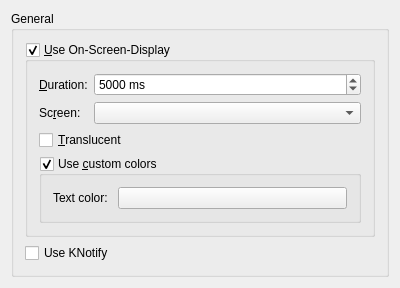
<?xml version="1.0" encoding="UTF-8"?>
<ui version="4.0">
 <class>OsdConfig</class>
 <widget class="QWidget" name="OsdConfig">
  <property name="geometry">
   <rect>
    <x>0</x>
    <y>0</y>
    <width>400</width>
    <height>280</height>
   </rect>
  </property>
  <layout class="QGridLayout" name="gridLayout_2">
   <item row="1" column="0">
    <spacer name="verticalSpacer">
     <property name="orientation">
      <enum>Qt::Vertical</enum>
     </property>
     <property name="sizeHint" stdset="0">
      <size>
       <width>20</width>
       <height>0</height>
      </size>
     </property>
    </spacer>
   </item>
   <item row="0" column="0">
    <widget class="QGroupBox" name="groupBox">
     <property name="title">
      <string>General</string>
     </property>
     <layout class="QGridLayout" name="gridLayout_5">
      <item row="0" column="0">
       <widget class="QGroupBox" name="kcfg_OsdEnabled">
        <property name="whatsThis">
         <string>Check to enable the On-Screen-Display. The OSD briefly displays track data when a new track is played.</string>
        </property>
        <property name="title">
         <string>&amp;Use On-Screen-Display</string>
        </property>
        <property name="flat">
         <bool>true</bool>
        </property>
        <property name="checkable">
         <bool>true</bool>
        </property>
        <layout class="QGridLayout" name="gridLayout_3">
         <item row="1" column="0">
          <layout class="QGridLayout" name="gridLayout">
           <item row="0" column="0">
            <widget class="QLabel" name="textLabel1">
             <property name="text">
              <string>&amp;Duration:</string>
             </property>
             <property name="wordWrap">
              <bool>false</bool>
             </property>
             <property name="buddy">
              <cstring>kcfg_OsdDuration</cstring>
             </property>
            </widget>
           </item>
           <item row="0" column="1">
            <widget class="QSpinBox" name="kcfg_OsdDuration">
             <property name="sizePolicy">
              <sizepolicy hsizetype="Minimum" vsizetype="Fixed">
               <horstretch>2</horstretch>
               <verstretch>0</verstretch>
              </sizepolicy>
             </property>
             <property name="toolTip">
              <string>The time in milliseconds for which to show the OSD. The value must be between 500 ms and 10000 ms.</string>
             </property>
             <property name="whatsThis">
              <string>The time in milliseconds for which to show the OSD. The value must be between 500 ms and 10000 ms.</string>
             </property>
             <property name="buttonSymbols">
              <enum>QAbstractSpinBox::UpDownArrows</enum>
             </property>
             <property name="specialValueText">
              <string>Forever</string>
             </property>
             <property name="suffix">
              <string> ms</string>
             </property>
             <property name="minimum">
              <number>0</number>
             </property>
             <property name="maximum">
              <number>600000</number>
             </property>
             <property name="singleStep">
              <number>1000</number>
             </property>
             <property name="value">
              <number>5000</number>
             </property>
            </widget>
           </item>
           <item row="1" column="0">
            <widget class="QLabel" name="textLabel2_3">
             <property name="text">
              <string>Sc&amp;reen:</string>
             </property>
             <property name="wordWrap">
              <bool>false</bool>
             </property>
             <property name="buddy">
              <cstring>kcfg_OsdScreen</cstring>
             </property>
            </widget>
           </item>
           <item row="1" column="1">
            <widget class="KComboBox" name="kcfg_OsdScreen">
             <property name="sizePolicy">
              <sizepolicy hsizetype="Minimum" vsizetype="Fixed">
               <horstretch>2</horstretch>
               <verstretch>0</verstretch>
              </sizepolicy>
             </property>
             <property name="toolTip">
              <string>The screen that should display the OSD.</string>
             </property>
             <property name="whatsThis">
              <string>The screen that should display the OSD.</string>
             </property>
            </widget>
           </item>
          </layout>
         </item>
         <item row="3" column="0">
          <widget class="QGroupBox" name="kcfg_OsdUseCustomColors">
           <property name="enabled">
            <bool>true</bool>
           </property>
           <property name="sizePolicy">
            <sizepolicy hsizetype="Preferred" vsizetype="Maximum">
             <horstretch>0</horstretch>
             <verstretch>0</verstretch>
            </sizepolicy>
           </property>
           <property name="whatsThis">
            <string>Check to enable custom colors for the On-Screen-Display.</string>
           </property>
           <property name="title">
            <string>Use &amp;custom colors</string>
           </property>
           <property name="flat">
            <bool>true</bool>
           </property>
           <property name="checkable">
            <bool>true</bool>
           </property>
           <layout class="QHBoxLayout" name="horizontalLayout">
            <item>
             <widget class="QLabel" name="textLabel2">
              <property name="sizePolicy">
               <sizepolicy hsizetype="Maximum" vsizetype="Preferred">
                <horstretch>1</horstretch>
                <verstretch>0</verstretch>
               </sizepolicy>
              </property>
              <property name="minimumSize">
               <size>
                <width>59</width>
                <height>0</height>
               </size>
              </property>
              <property name="whatsThis">
               <string>The color of the OSD text.</string>
              </property>
              <property name="text">
               <string>Text color:</string>
              </property>
              <property name="wordWrap">
               <bool>false</bool>
              </property>
             </widget>
            </item>
            <item>
             <widget class="KColorButton" name="kcfg_OsdTextColor">
              <property name="sizePolicy">
               <sizepolicy hsizetype="Minimum" vsizetype="Fixed">
                <horstretch>2</horstretch>
                <verstretch>0</verstretch>
               </sizepolicy>
              </property>
              <property name="minimumSize">
               <size>
                <width>72</width>
                <height>0</height>
               </size>
              </property>
              <property name="toolTip">
               <string>Click to select the color of the OSD text.</string>
              </property>
              <property name="whatsThis">
               <string>The color of the OSD text.</string>
              </property>
              <property name="text">
               <string/>
              </property>
              <property name="color">
               <color>
                <red>255</red>
                <green>0</green>
                <blue>0</blue>
               </color>
              </property>
             </widget>
            </item>
           </layout>
          </widget>
         </item>
         <item row="2" column="0">
          <widget class="QCheckBox" name="kcfg_OsdUseTranslucency">
           <property name="text">
            <string>&amp;Translucent</string>
           </property>
          </widget>
         </item>
        </layout>
       </widget>
      </item>
      <item row="1" column="0">
       <widget class="QCheckBox" name="kcfg_KNotifyEnabled">
        <property name="text">
         <string>Use KNotify</string>
        </property>
       </widget>
      </item>
     </layout>
    </widget>
   </item>
  </layout>
 </widget>
 <layoutdefault spacing="6" margin="11"/>
 <customwidgets>
  <customwidget>
   <class>KComboBox</class>
   <extends>QComboBox</extends>
   <header>kcombobox.h</header>
  </customwidget>
  <customwidget>
   <class>KColorButton</class>
   <extends>QPushButton</extends>
   <header>kcolorbutton.h</header>
  </customwidget>
 </customwidgets>
 <includes>
  <include location="local">Osd.h</include>
  <include location="local">ktextedit.h</include>
  <include location="local">knuminput.h</include>
 </includes>
 <resources/>
 <connections/>
</ui>
